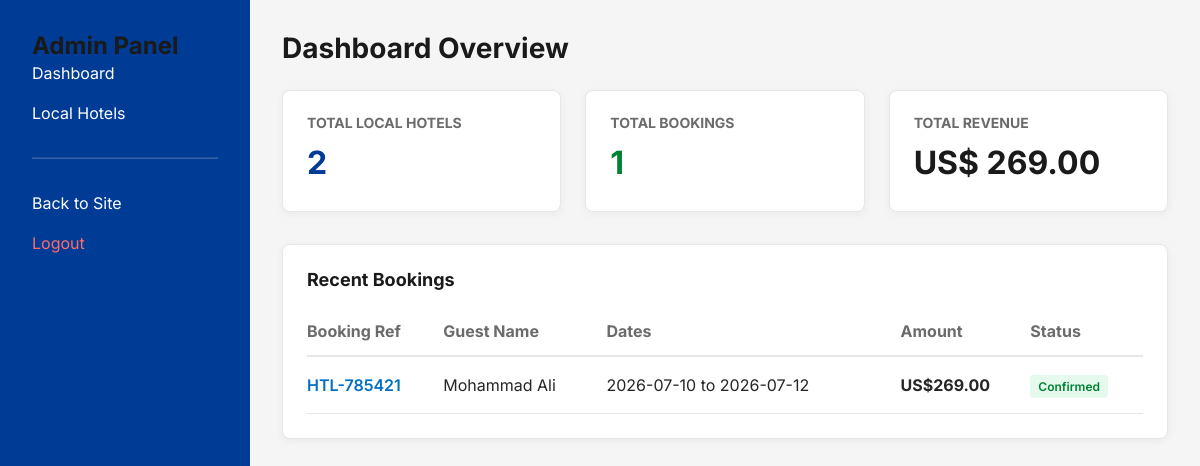
Screenshot of /public/admin (signed in) with the database file from the repository.
### tables this page shows
CREATE TABLE bookings (
    id INT AUTO_INCREMENT PRIMARY KEY,
    booking_reference VARCHAR(20) NOT NULL UNIQUE,  
    user_id INT,  
    hotel_id INT NOT NULL,
    room_id INT NOT NULL,
    check_in_date DATE NOT NULL,
    check_out_date DATE NOT NULL,
    
     
    guest_first_name VARCHAR(100) NOT NULL,
    guest_last_name VARCHAR(100) NOT NULL,
    guest_email VARCHAR(100) NOT NULL,
    guest_phone VARCHAR(20) NOT NULL,
    special_requests TEXT,
    
     
    room_cost DECIMAL(10,2) NOT NULL,
    taxes DECIMAL(10,2) NOT NULL,
    service_fee DECIMAL(10,2) NOT NULL,
    total_amount DECIMAL(10,2) NOT NULL,
    
     
    payment_method VARCHAR(50) NOT NULL,  
    payment_status ENUM('Pending', 'Paid', 'Failed') DEFAULT 'Pending',
    booking_status ENUM('Pending', 'Confirmed', 'Cancelled') DEFAULT 'Pending',
    
    created_at TIMESTAMP DEFAULT CURRENT_TIMESTAMP,
    FOREIGN KEY (user_id) REFERENCES users(id) ON DELETE SET NULL,
    FOREIGN KEY (hotel_id) REFERENCES hotels(id) ON DELETE CASCADE,
    FOREIGN KEY (room_id) REFERENCES rooms(id) ON DELETE CASCADE
);

### src/Controllers/AdminController.php (called while the page is built, shortened)
<?php
class AdminController {
    private $conn;
    public function __construct($dbConnection) {
        $this->conn = $dbConnection;
    }
    public function dashboard() {
        $hotelsResult = $this->conn->query("SELECT COUNT(*) as count FROM hotels");
        $totalHotels = $hotelsResult ? $hotelsResult->fetch_assoc()['count'] : 0;
        $bookingsResult = $this->conn->query("SELECT COUNT(*) as count FROM bookings");
        $totalBookings = $bookingsResult ? $bookingsResult->fetch_assoc()['count'] : 0;
        $revResult = $this->conn->query("SELECT SUM(total_amount) as rev FROM bookings WHERE booking_status='Confirmed'");
        $totalRevenue = $revResult ? ($revResult->fetch_assoc()['rev'] ?? 0) : 0;
        $recentBookings = [];
        $res = $this->conn->query("SELECT * FROM bookings ORDER BY created_at DESC LIMIT 5");
        if ($res && $res->num_rows > 0) {
            while ($b = $res->fetch_assoc()) {
                $recentBookings[] = $b;
            }
        }
        require_once __DIR__ . '/../../views/admin/pages/dashboard.php';
    }
}
?>

### views/admin/pages/dashboard.php (the view)
<?php require_once __DIR__ . '/../layout/header.php'; ?>
<?php require_once __DIR__ . '/../layout/sidebar.php';
?>
<main class="admin-content">
    <h1 style="font-size: 28px; margin-bottom: 24px; color: #1a1a1a;">Dashboard Overview</h1>
    <div style="display: flex; gap: 24px; margin-bottom: 32px;">
        <div style="flex:1; background: #fff; padding: 24px; border-radius: 8px; box-shadow: 0 2px 8px rgba(0,0,0,0.05); border: 1px solid #e7e7e7;">
            <h3 style="font-size: 14px; color: #6b6b6b; margin-bottom: 8px; text-transform: uppercase;">Total Local Hotels</h3>
            <div style="font-size: 32px; font-weight: 700; color: #003b95;"><?= $totalHotels ?></div>
        </div>
        <div style="flex:1; background: #fff; padding: 24px; border-radius: 8px; box-shadow: 0 2px 8px rgba(0,0,0,0.05); border: 1px solid #e7e7e7;">
            <h3 style="font-size: 14px; color: #6b6b6b; margin-bottom: 8px; text-transform: uppercase;">Total Bookings</h3>
            <div style="font-size: 32px; font-weight: 700; color: #008234;"><?= $totalBookings ?></div>
        </div>
        <div style="flex:1; background: #fff; padding: 24px; border-radius: 8px; box-shadow: 0 2px 8px rgba(0,0,0,0.05); border: 1px solid #e7e7e7;">
            <h3 style="font-size: 14px; color: #6b6b6b; margin-bottom: 8px; text-transform: uppercase;">Total Revenue</h3>
            <div style="font-size: 32px; font-weight: 700; color: #1a1a1a;">US$ <?= number_format($totalRevenue, 2) ?></div>
        </div>
    </div>
    <div style="background: #fff; padding: 24px; border-radius: 8px; box-shadow: 0 2px 8px rgba(0,0,0,0.05); border: 1px solid #e7e7e7;">
        <h3 style="font-size: 18px; margin-bottom: 16px; color: #1a1a1a;">Recent Bookings</h3>
        <table style="width: 100%; border-collapse: collapse;">
            <thead>
                <tr style="border-bottom: 2px solid #e7e7e7; text-align: left;">
                    <th style="padding: 12px 0; color: #6b6b6b;">Booking Ref</th>
                    <th style="padding: 12px 0; color: #6b6b6b;">Guest Name</th>
                    <th style="padding: 12px 0; color: #6b6b6b;">Dates</th>
                    <th style="padding: 12px 0; color: #6b6b6b;">Amount</th>
                    <th style="padding: 12px 0; color: #6b6b6b;">Status</th>
                </tr>
            </thead>
            <tbody>
                <?php if(is_array($recentBookings) && count($recentBookings) > 0): ?>
                    <?php foreach($recentBookings as $b): ?>
                    <tr style="border-bottom: 1px solid #e7e7e7;">
                        <td style="padding: 16px 0; font-weight: 600; color: #0071c2;"><?= $b['booking_reference'] ?? 'N/A' ?></td>
                        <td style="padding: 16px 0;"><?= ($b['guest_first_name'] ?? 'Guest') . ' ' . ($b['guest_last_name'] ?? '') ?></td>
                        <td style="padding: 16px 0;"><?= $b['check_in_date'] ?? '' ?> to <?= $b['check_out_date'] ?? '' ?></td>
                        <td style="padding: 16px 0; font-weight: 700;">US$<?= $b['total_amount'] ?? ($b['total_price'] ?? '0.00') ?></td>
                        <td style="padding: 16px 0;">
                            <span style="background: #e6f9ed; color: #008234; padding: 4px 8px; border-radius: 4px; font-size: 12px; font-weight: 600;">
                                <?= $b['booking_status'] ?? ($b['status'] ?? 'Pending') ?>
                            </span>
                        </td>
                    </tr>
                    <?php endforeach; ?>
                <?php else: ?>
                    <tr><td colspan="5" style="padding: 16px 0; text-align: center; color: #6b6b6b;">No bookings found.</td></tr>
                <?php endif; ?>
            </tbody>
        </table>
    </div>
</main>
<?php require_once __DIR__ . '/../layout/footer.php'; ?>

### public/index.php (shortened to what this page needs)
<?php
require_once __DIR__ . '/../config/db.php';
$request_uri = parse_url($_SERVER['REQUEST_URI'], PHP_URL_PATH);
$base_path = '/EasyTrip/public';
$path = str_replace($base_path, '', $request_uri);
switch ($path) {
    case '/admin':
        require_once __DIR__ . '/../src/Controllers/AdminController.php';
        $adminController = new \EasyTrip\Controllers\AdminController($conn);
        $adminController->dashboard();
        break;
}
?>

### views/admin/layout/header.php (shortened to what this page needs)
<!DOCTYPE html>
<html lang="en">
<head>
    <link rel="stylesheet" href="/EasyTrip/public/assets/css/main.css">
</head>
<body>
<div class="admin-layout">

### views/admin/layout/sidebar.php
<aside class="admin-sidebar">
    <h2>Admin Panel</h2>
    <nav>
        <a href="/EasyTrip/public/admin">Dashboard</a>
        <a href="/EasyTrip/public/admin/hotels">Local Hotels</a>
        <hr style="border-color: rgba(255,255,255,0.2); margin: 2rem 0;">
        <a href="/EasyTrip/public/">Back to Site</a>
        <a href="/EasyTrip/public/admin/logout" style="color: #ff6b6b; margin-top: 10px;">Logout</a>
    </nav>
</aside>

### views/admin/layout/footer.php
</div>
</body>
</html>

### public/assets/css/base/variables.css (style rules this page uses)
:root { --primary-blue: #006CE4; --primary-blue-hover: #0050A8; --primary-blue-light: #EBF3FF; --secondary-orange: #FF7A00; --primary-dark-blue: #003B95; --primary-dark-blue-hover: #00224F; --white: #FFFFFF; --black: #1A1A1A; --text-main: #262626; --text-muted: #6B7280; --bg-main: #F5F5F5; --bg-card: #FFFFFF; --border-color: #E7E7E7; --border-color-hover: #D1D5DB; --success: #008234; --success-bg: #E4F9EB; --error: #D4111E; --error-bg: #FBEAEA; --warning: #F59E0B; --warning-bg: #FEF3C7; --font-family-base: 'Inter', -apple-system, BlinkMacSystemFont, "Segoe UI", Roboto, Helvetica, Arial, sans-serif; --font-size-xs: 0.75rem; --font-size-sm: 0.875rem; --font-size-base: 1rem; --font-size-lg: 1.125rem; --font-size-xl: 1.25rem; --font-size-2xl: 1.5rem; --font-size-3xl: 2rem; --font-size-4xl: 2.5rem; --font-weight-regular: 400; --font-weight-medium: 500; --font-weight-semibold: 600; --font-weight-bold: 700; --space-1: 0.25rem; --space-2: 0.5rem; --space-3: 0.75rem; --space-4: 1rem; --space-5: 1.25rem; --space-6: 1.5rem; --space-8: 2rem; --space-10: 2.5rem; --space-12: 3rem; --space-16: 4rem; --radius-sm: 4px; --radius-md: 8px; --radius-lg: 12px; --radius-xl: 16px; --radius-full: 9999px; --shadow-sm: 0 1px 2px 0 rgba(0, 0, 0, 0.05); --shadow-md: 0 4px 6px -1px rgba(0, 0, 0, 0.1), 0 2px 4px -1px rgba(0, 0, 0, 0.06); --shadow-lg: 0 10px 15px -3px rgba(0, 0, 0, 0.1), 0 4px 6px -2px rgba(0, 0, 0, 0.05); --shadow-xl: 0 20px 25px -5px rgba(0, 0, 0, 0.1), 0 10px 10px -5px rgba(0, 0, 0, 0.04); --shadow-focus: 0 0 0 3px rgba(0, 108, 228, 0.3); --transition-fast: 150ms ease-in-out; --transition-base: 250ms ease-in-out; --z-dropdown: 1000; --z-sticky: 1020; --z-modal: 1040; --z-toast: 1060; }

### views/admin/layout/header.php (style rules this page uses)
.admin-layout { display: flex; min-height: 100vh; }
.admin-sidebar { width: 250px; background: var(--primary-dark-blue); color: white; padding: 2rem; }
.admin-sidebar a { color: white; display: block; margin-bottom: 1rem; }
.admin-content { flex-grow: 1; padding: 2rem; background: var(--light-gray); }

### rows the page displays
bookings: booking_reference "HTL-785421", guest_first_name "Mohammad", guest_last_name "Ali", check_in_date "2026-07-10", check_out_date "2026-07-12", total_amount "269.00", booking_status "Confirmed"

### other values shown
$totalHotels "2"
$totalBookings "1"
$totalRevenue "269.00"
